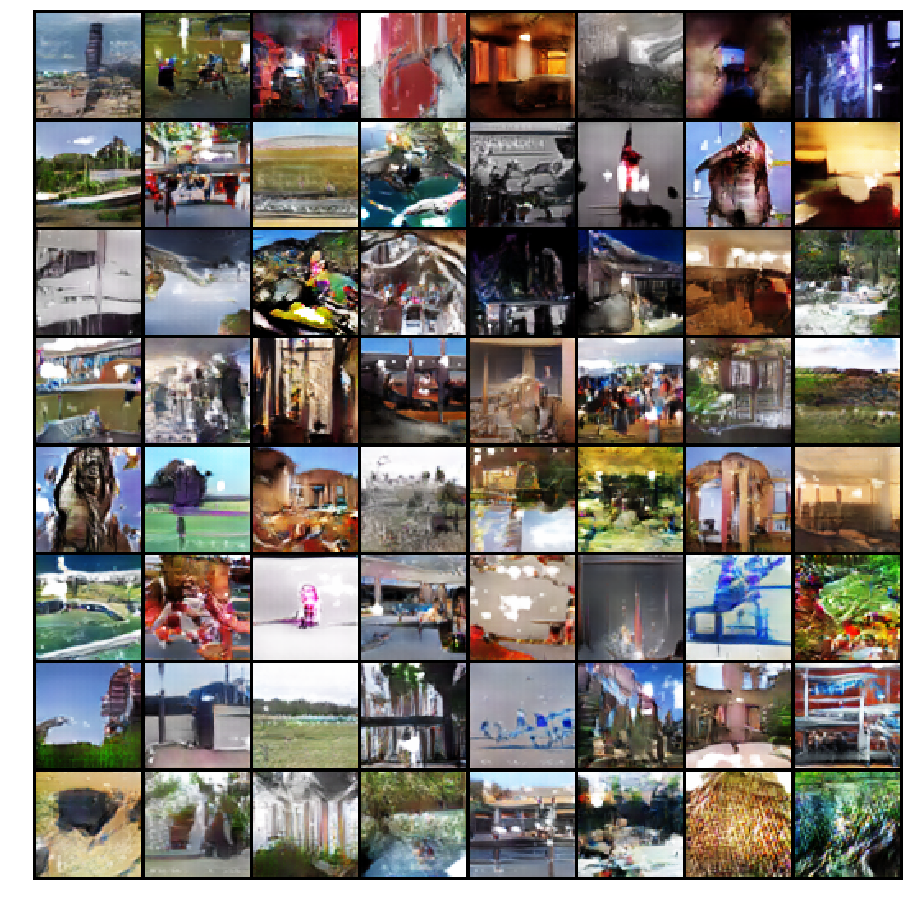
#> input picture None0000000.png, 910 x 904 px
$ python -i dark_channel_prior.py   (imports and definitions only)   (older library calls are emulated)
#> lines starting #> are read from the running program, lines starting #| are printed output that depends on the picture
import numpy as np
import cv2
import math
import matplotlib.pyplot as plt

def get_dark_channel(I, w = 15):
    b,g,r = cv2.split(I)
    dc = cv2.min(cv2.min(r,g),b);
    kernel = cv2.getStructuringElement(cv2.MORPH_RECT,(w,w))
    dark = cv2.erode(dc,kernel)
    return dark


def estimate_transmission(im, A, dark_channel):
    omega = 0.95;
    im3 = np.empty(im.shape, im.dtype);

    for ind in range(0, 3):
        im3[:, :, ind] = im[:, :, ind] / A[0, ind]

    transmission = 1 - omega * dark_channel
    return transmission

def estimate_atmosphere(im, dark):
    #im = im.cpu().numpy()
    [h,w] = [np.shape(im)[0], np.shape(im)[1]]

    imsz = h * w
    numpx = int(max(math.floor(imsz/1000),1))
    darkvec = dark.reshape(imsz,1);
    imvec = im.reshape(imsz,3)

    indices = darkvec.argsort();
    indices = indices[imsz-numpx::]

    atmsum = np.zeros([1,3])
    for ind in range(1,numpx):
       atmsum = atmsum + imvec[indices[ind]]

    A = atmsum / numpx;

    return A

def recover(im,t,A,tx = 0.1):
    res = np.empty(im.shape,im.dtype);
    t = cv2.max(t,tx);

    for ind in range(0,3):
        res[:,:,ind] = (im[:,:,ind]-A[0,ind])/t + A[0,ind]

    return res

def perform_dcp_dehaze(input_img, normalize = False):
    input_img = cv2.normalize(input_img, dst=None, alpha=0, beta=1, norm_type=cv2.NORM_MINMAX, dtype=cv2.CV_32F)
    dark_channel = get_dark_channel(input_img)

    if(normalize):
        dark_channel = cv2.normalize(dark_channel, dst=None, alpha=0, beta=1, norm_type=cv2.NORM_MINMAX, dtype=cv2.CV_32F)

    atmosphere = estimate_atmosphere(input_img, dark_channel)
    T = estimate_transmission(input_img, atmosphere, dark_channel)

    #if(normalize):
    T = cv2.normalize(T, dst=None, alpha=0, beta=1, norm_type=cv2.NORM_MINMAX, dtype=cv2.CV_32F)
    # plt.imshow(T)
    # plt.show()

    clear_img = np.clip(recover(input_img, T, atmosphere, 0.1), 0.0, 1.0)
    #clear_img = recover(input_img, T, atmosphere, 0.8)
    return clear_img

>>> import cv2
>>> picture = cv2.imread('../None0000000.png')
#> picture is the input picture: shape (904, 910, 3); mean B, G, R 114.6, 120.6, 126.3
>>> result = perform_dcp_dehaze(picture)
#> in get_dark_channel, `b,g,r = cv2.split(I)`:
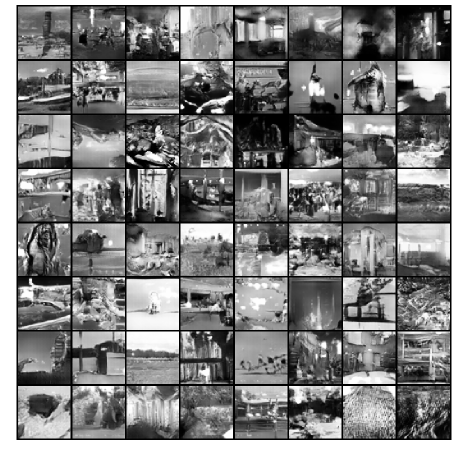
#> r: shape (904, 910) float32 (shown at 1/2 size); min 0, max 1, mean 0.495
#> in get_dark_channel, `dc = cv2.min(cv2.min(r,g),b);`:
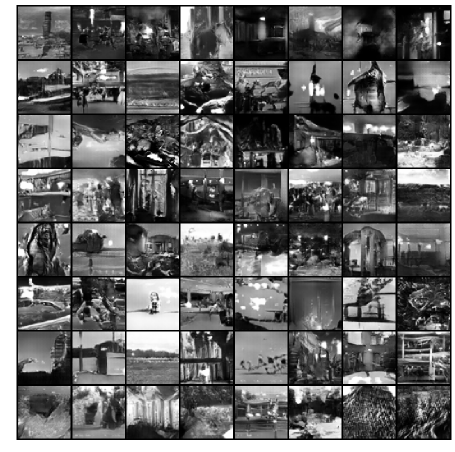
#> dc: shape (904, 910) float32 (shown at 1/2 size); min 0, max 1, mean 0.409
#> in get_dark_channel, `dark = cv2.erode(dc,kernel)`:
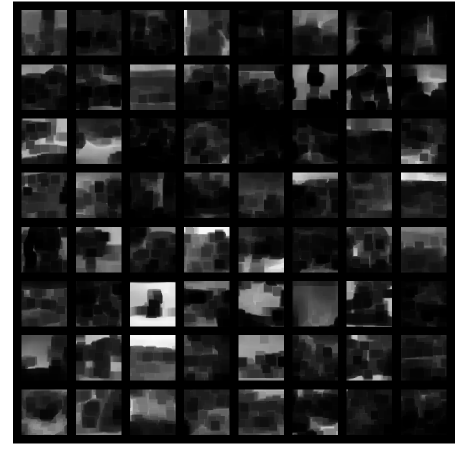
#> dark: shape (904, 910) float32 (shown at 1/2 size); min 0, max 1, mean 0.16
#> in estimate_atmosphere, `indices = indices[imsz-numpx::]`: indices = 822 values from 0 to 0
#> the loop in estimate_atmosphere, `for ind in range(1,numpx):` made 821 passes
#> atmsum on passes 1 to 3: [[1, 1, 1]], [[2, 2, 2]], [[3, 3, 3]]
#> after the loop in estimate_atmosphere, `for ind in range(1,numpx):`: atmsum = [[821, 821, 821]]
#> in estimate_atmosphere, `A = atmsum / numpx;`: A = [[0.999, 0.999, 0.999]]
#> in estimate_transmission, `transmission = 1 - omega * dark_channel`:
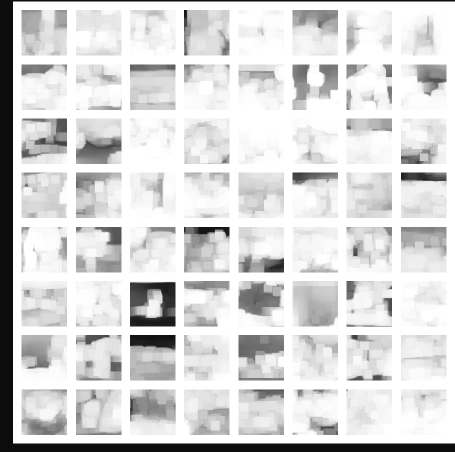
#> transmission: shape (904, 910) float32 (shown at 1/2 size); min 0.05, max 1, mean 0.848
#> after the loop in recover, `for ind in range(0,3):`:
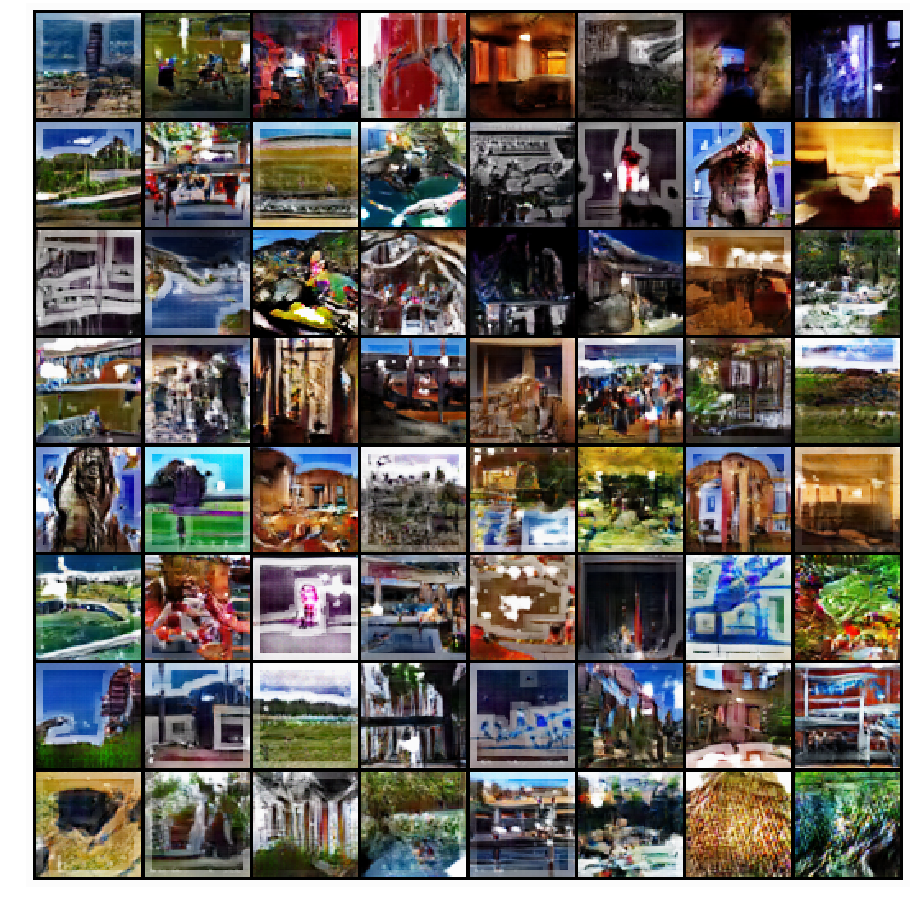
#> res: shape (904, 910, 3) float32; mean of channels 0, 1, 2 0.388, 0.411, 0.434; drawn with min black and max white

$ run again, on gen_1.png
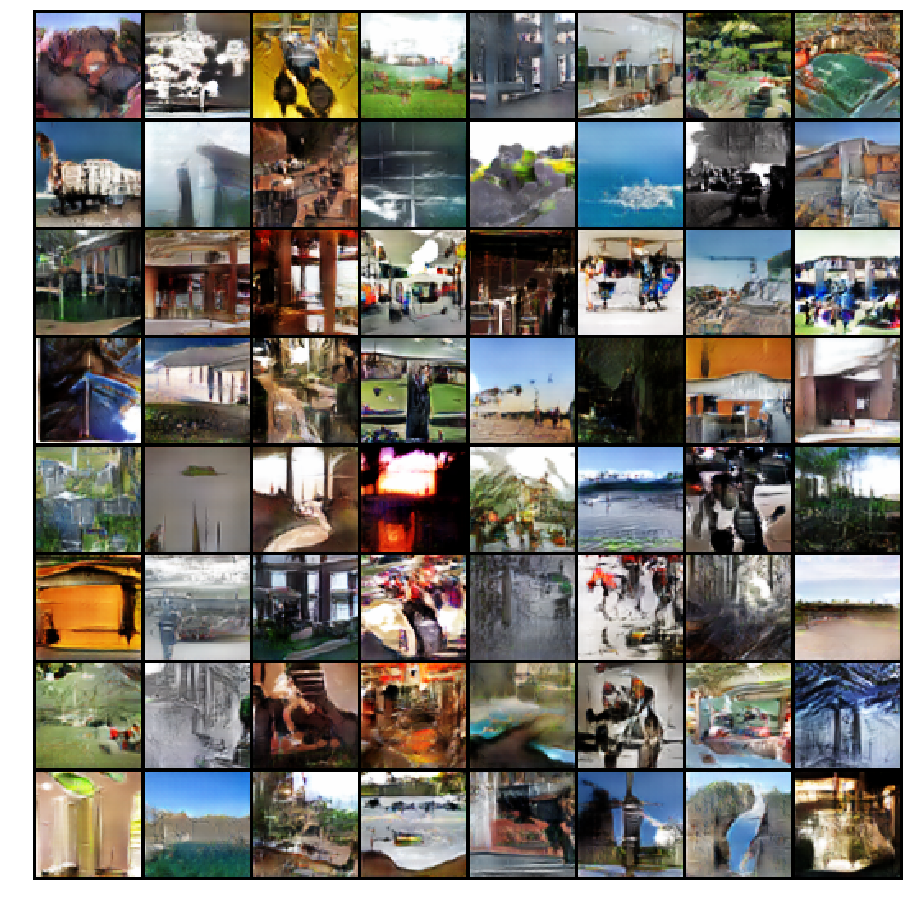
#> input picture gen_1.png, 910 x 904 px
#> picture is the input picture: shape (904, 910, 3); mean B, G, R 112.4, 119.3, 122.5
#> in get_dark_channel, `dark = cv2.erode(dc,kernel)`:
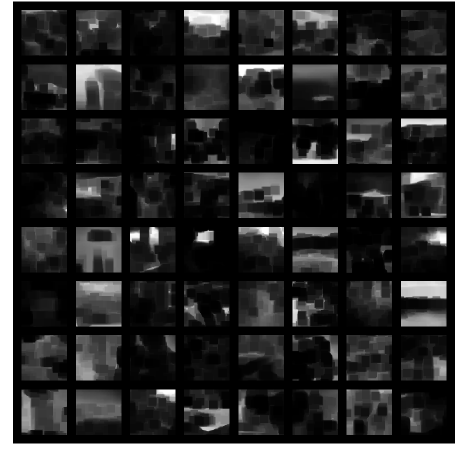
#> dark: shape (904, 910) float32 (shown at 1/2 size); min 0, max 1, mean 0.158
#> indices = 822 values from 0 to 0
#> the loop in estimate_atmosphere, `for ind in range(1,numpx):` made 821 passes
#> atmsum on passes 1 to 3: [[1, 1, 1]], [[2, 2, 2]], [[3, 3, 3]]
#> after the loop in estimate_atmosphere, `for ind in range(1,numpx):`: atmsum = [[821, 821, 821]]
#> A = [[0.999, 0.999, 0.999]]
#> after the loop in recover, `for ind in range(0,3):`:
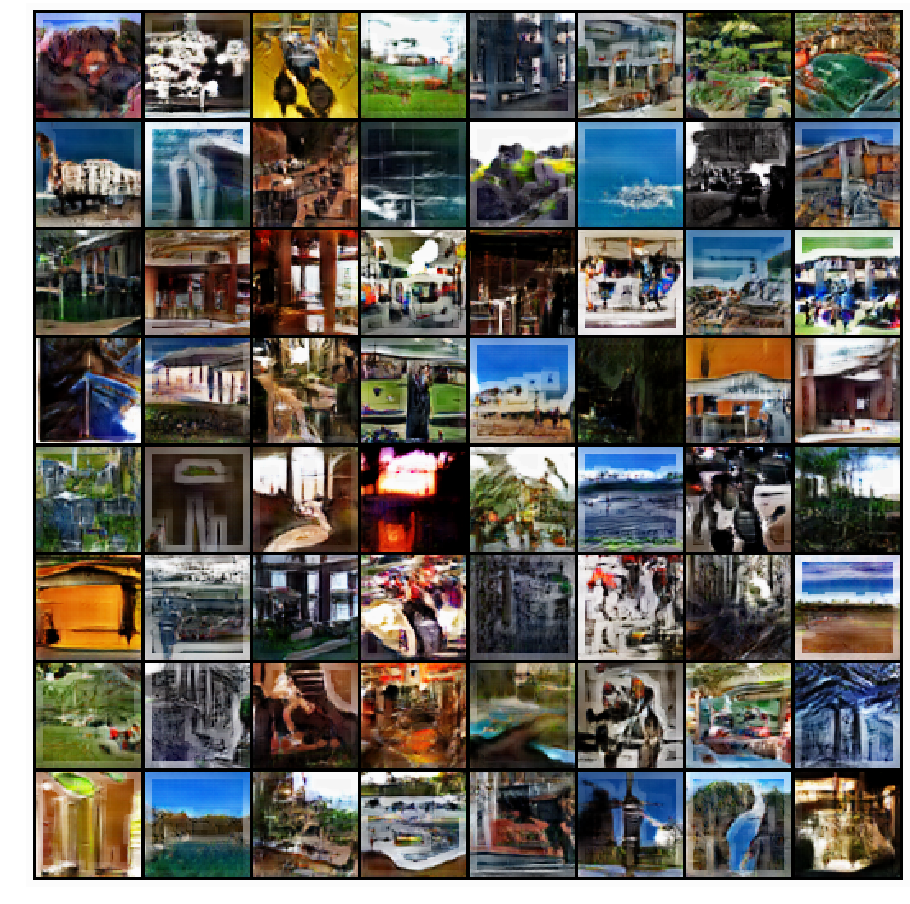
#> res: shape (904, 910, 3) float32; mean of channels 0, 1, 2 0.383, 0.41, 0.42; drawn with min black and max white

$ run again, on gen_2.png
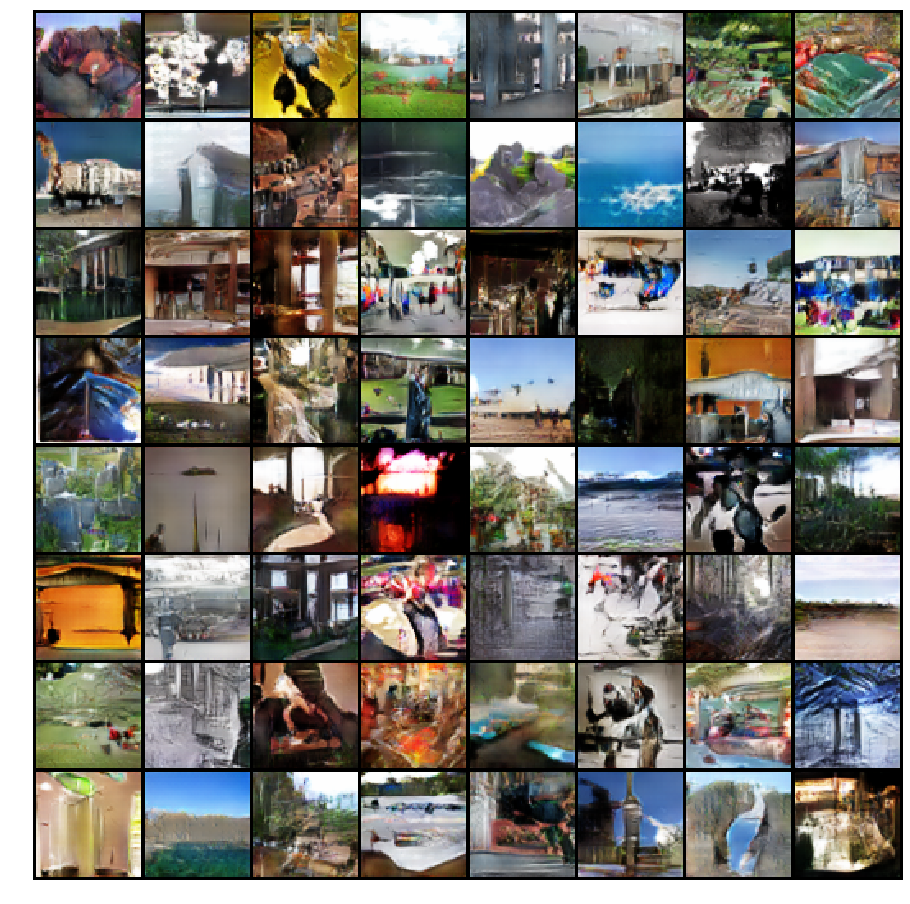
#> input picture gen_2.png, 910 x 904 px
#> picture is the input picture: shape (904, 910, 3); mean B, G, R 113.1, 119.4, 122
#> in get_dark_channel, `dark = cv2.erode(dc,kernel)`:
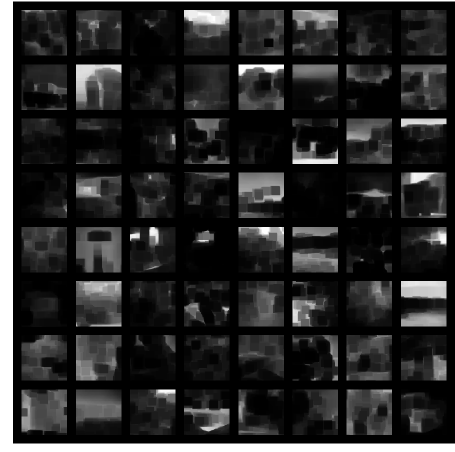
#> dark: shape (904, 910) float32 (shown at 1/2 size); min 0, max 1, mean 0.163
#> indices = 822 values from 0 to 0
#> the loop in estimate_atmosphere, `for ind in range(1,numpx):` made 821 passes
#> atmsum on passes 1 to 3: [[1, 1, 1]], [[2, 2, 2]], [[3, 3, 3]]
#> after the loop in estimate_atmosphere, `for ind in range(1,numpx):`: atmsum = [[821, 821, 821]]
#> A = [[0.999, 0.999, 0.999]]
#> after the loop in recover, `for ind in range(0,3):`:
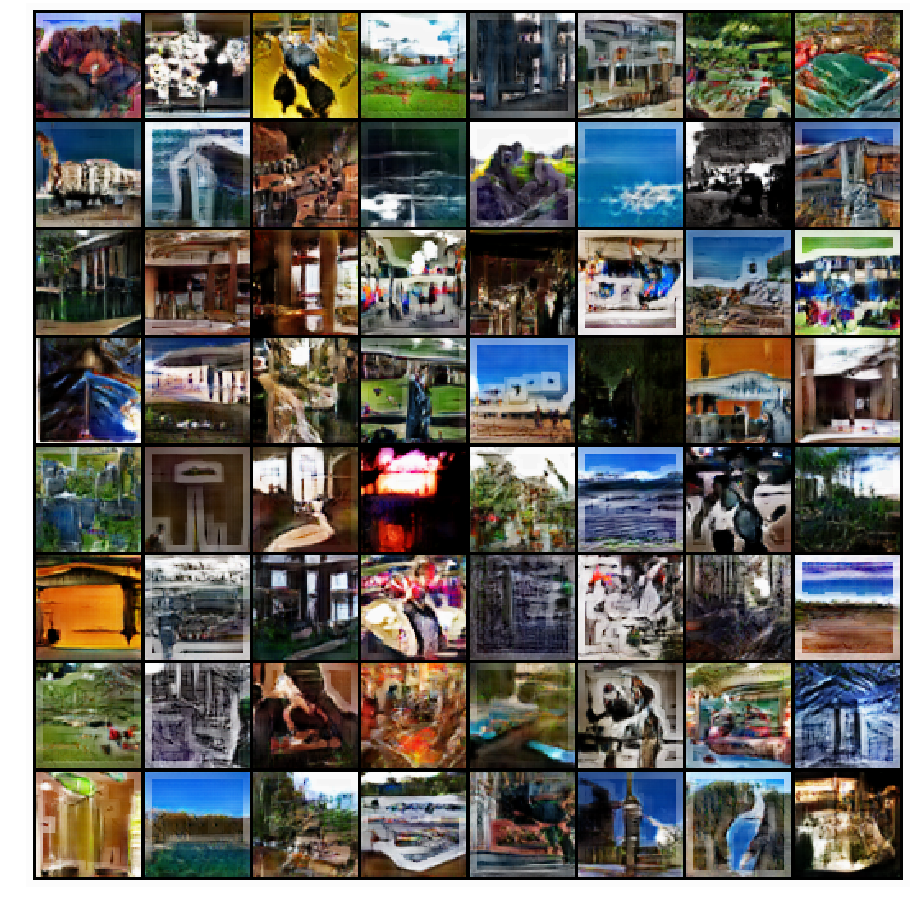
#> res: shape (904, 910, 3) float32; mean of channels 0, 1, 2 0.384, 0.407, 0.415; drawn with min black and max white
